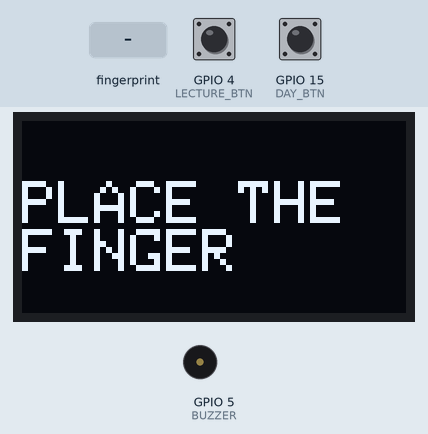
The sketch below on a simulated ESP32. Shown: 128×64 one-colour display, buzzer (waves = sounding, pin HIGH). The test bench sets the inputs (shaded band); at power-on: GPIO 4 (LECTURE_BTN) HIGH, GPIO 15 (DAY_BTN) HIGH. WiFi joins after 1.5 s; servers stay silent unless stated; uploads are accepted with an empty reply.

Above: at 7.8 s.
7.9 s: GPIO 4 (LECTURE_BTN) pulled LOW for 0.15 s
At 8.7 s:
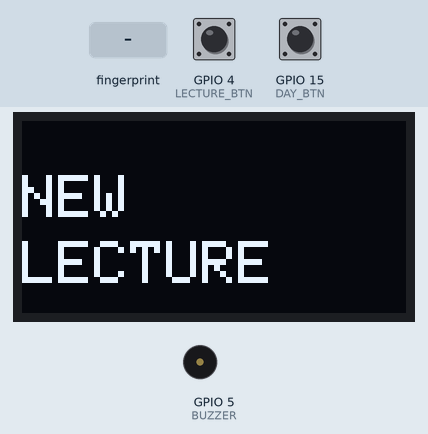
11.0 s: finger stored as number 1 placed on the sensor
At 12.6 s:
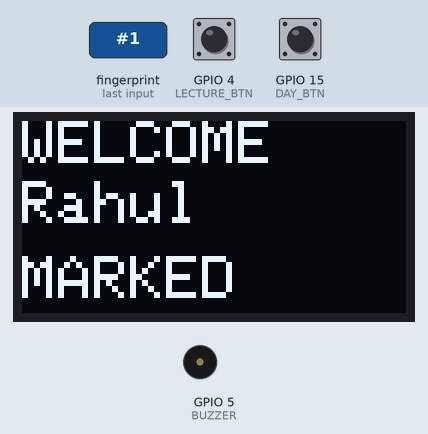
14.0 s: GPIO 15 (DAY_BTN) pulled LOW for 0.15 s
At 15.3 s:
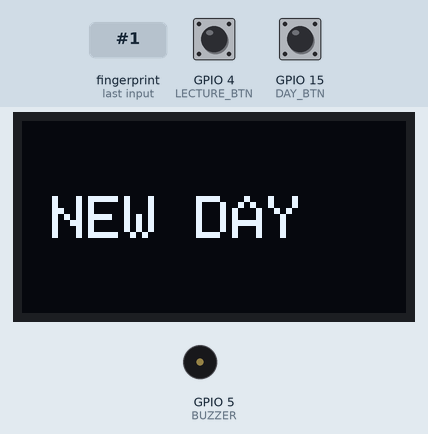
17.1 s: GPIO 15 (DAY_BTN) pulled LOW for 1 s
At 17.5 s:
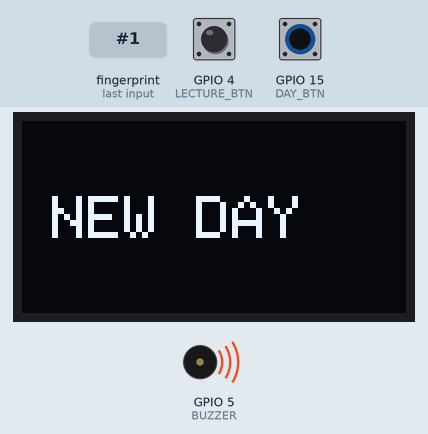
21.1 s: GPIO 15 (DAY_BTN) pulled LOW for 3.2 s
At 22.1 s:
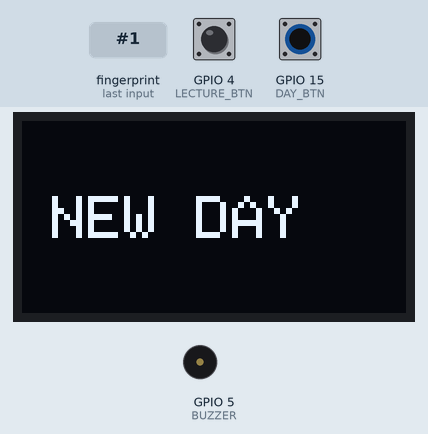
Timing chart, 0 to 24.1 s (numbered marks = the images above; inputs shaded):
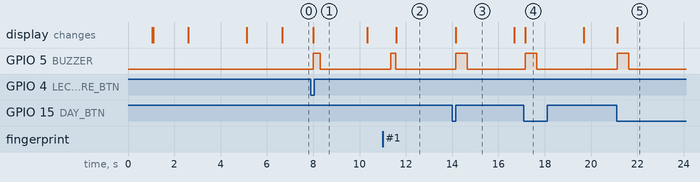

The sketch:

Final_code.ino
```cpp
#include <Adafruit_Fingerprint.h>
#include <Wire.h>
#include <Adafruit_GFX.h>
#include <Adafruit_SSD1306.h>
#include <WiFi.h>
#include <HTTPClient.h>

// ===== OLED =====
#define SCREEN_WIDTH 128
#define SCREEN_HEIGHT 64
Adafruit_SSD1306 display(SCREEN_WIDTH, SCREEN_HEIGHT, &Wire, -1);

// ===== Fingerprint =====
HardwareSerial mySerial(2);
Adafruit_Fingerprint finger = Adafruit_Fingerprint(&mySerial);

// ===== WiFi =====
const char* ssid = "SHREYANSH";
const char* password = "20724720";

// ===== Google Script URL =====
String scriptURL = "https://script.google.com/macros/s/AKfycbxac-JZC4F5qBEWGfUeKD81qVQTvKyC716sCAeiPyO3ChD2jL-Ob_HrjX_Gd7JX_aO_7w/exec";

// ===== PINS =====
#define BUZZER 5
#define LECTURE_BTN 4
#define DAY_BTN 15

// ===== Attendance =====
bool marked[11] = {false};
bool showIdle = true;

// ===== NAME FUNCTION =====
String getName(int id) {
  switch(id) {
    case 1: return "Rahul";
    case 2: return "Amit";
    case 3: return "Priya";
    case 4: return "Neha";
    case 5: return "Rohan";
    case 6: return "Arjun";
    case 7: return "Sneha";
    case 8: return "Pooja";
    case 9: return "Vikas";
    case 10: return "Anjali";
    default: return "Unknown";
  }
}

// ===== BUZZER =====
void beep(int duration) {
  digitalWrite(BUZZER, HIGH);
  delay(duration);
  digitalWrite(BUZZER, LOW);
}

// ===== OLED =====
void showMessage(String msg) {
  display.clearDisplay();
  display.setTextSize(2);
  display.setTextColor(WHITE);
  display.setCursor(0, 20);
  display.println(msg);
  display.display();
}

// ===== FINGERPRINT =====
int getFingerprintID() {
  int p = finger.getImage();
  if (p != FINGERPRINT_OK) return -1;

  p = finger.image2Tz();
  if (p != FINGERPRINT_OK) return -1;

  p = finger.fingerFastSearch();
  if (p != FINGERPRINT_OK) return -1;

  return finger.fingerID;
}

// ===== GOOGLE =====
void sendToGoogle(String name, int id) {
  if (WiFi.status() == WL_CONNECTED) {
    HTTPClient http;
    String url = scriptURL + "?name=" + name + "&id=" + String(id);
    http.begin(url);
    http.GET();
    http.end();
  }
}

void setup() {
  Serial.begin(115200);
  delay(1000);

  Wire.begin(21, 22);

  pinMode(BUZZER, OUTPUT);
  pinMode(LECTURE_BTN, INPUT_PULLUP);
  pinMode(DAY_BTN, INPUT_PULLUP);

  display.begin(SSD1306_SWITCHCAPVCC, 0x3C);
  showMessage("STARTING");

  // WiFi
  WiFi.begin(ssid, password);
  showMessage("CONNECTING");

  while (WiFi.status() != WL_CONNECTED) {
    delay(500);
  }

  showMessage("WIFI OK");
  delay(1500);

  // Fingerprint
  mySerial.begin(57600, SERIAL_8N1, 16, 17);
  finger.begin(57600);

  if (finger.verifyPassword()) {
    showMessage("SENSOR OK");
  } else {
    showMessage("ERROR");
    while (1);
  }

  delay(1500);
}

void loop() {

  // ===== NEW LECTURE =====
  if (digitalRead(LECTURE_BTN) == LOW) {

    display.clearDisplay();
    display.setTextSize(2);
    display.setTextColor(WHITE);

    display.setCursor(0, 18);
    display.println("NEW");

    display.setCursor(0, 40);
    display.println("LECTURE");

    display.display();

    beep(300);

    for (int i = 0; i < 11; i++) marked[i] = false;

    delay(300);
    sendToGoogle("NEW_LECTURE", 0);

    delay(1500);
    showIdle = true;

    while (digitalRead(LECTURE_BTN) == LOW);
  }


  if (digitalRead(DAY_BTN) == LOW) {

    display.clearDisplay();
    display.setTextSize(2);
    display.setTextColor(WHITE);

    display.setCursor(10, 25);   // centered
    display.println("NEW DAY");

    display.display();

    beep(500);

    for (int i = 0; i < 11; i++) marked[i] = false;

    delay(300);
    sendToGoogle("NEW_DAY", 0);

    delay(1500);
    showIdle = true;

    while (digitalRead(DAY_BTN) == LOW);
  }

  // ===== IDLE =====
  if (showIdle) {
    showMessage("PLACE THE FINGER");
    showIdle = false;
  }

  int id = getFingerprintID();

  if (id != -1) {

    String name = getName(id);

    display.clearDisplay();
    display.setTextSize(2);
    display.setTextColor(WHITE);

    display.setCursor(0, 0);
    display.println("WELCOME");

    display.setCursor(0, 20);
    display.println(name);

    if (id >= 1 && id <= 10) {

      if (!marked[id]) {

        display.setCursor(0, 45);
        display.println("MARKED");
        marked[id] = true;

        beep(200);
        display.display();

        delay(300);
        sendToGoogle(name, id);

      } else {
        display.setCursor(0, 45);
        display.println("ALREADY");
        beep(800);
        display.display();
      }

    } else {
      beep(1000);
    }

    delay(2000);
    showIdle = true;
  }

  delay(50);
}
```

Measured:
- after the input at 7.9 s, GPIO 5 (BUZZER): LOW → HIGH after 0.11 s, → LOW 0.30 s later; the display: changes after 0.11 s (image 1)
- after the input at 11.0 s, GPIO 5 (BUZZER): LOW → HIGH after 0.35 s, → LOW 0.20 s later; the display: changes after 0.58 s (image 2)
- after the input at 14.0 s, GPIO 5 (BUZZER): LOW → HIGH after 0.16 s, → LOW 0.50 s later; the display: changes after 0.16 s (image 3)
- after the input at 17.1 s, GPIO 5 (BUZZER): LOW → HIGH after 0.05 s, → LOW 0.50 s later; the display: changes after 0.05 s (image 4)
- after the input at 21.1 s, GPIO 5 (BUZZER): LOW → HIGH at once, → LOW 0.50 s later; the display: changes at once (image 5)
- what the display in image 3 shows lasts 2.5 s, from 14.2 s to 16.7 s
